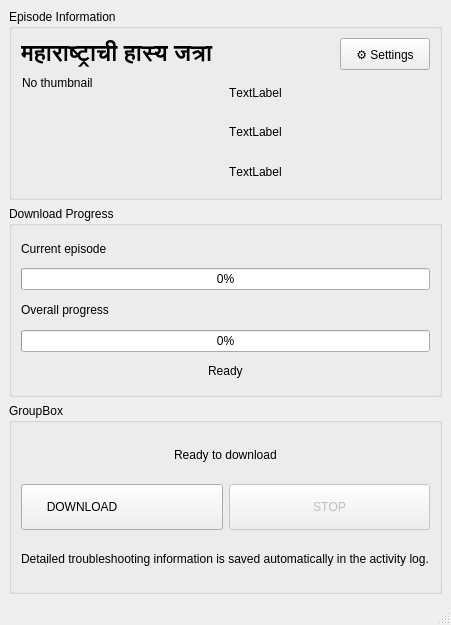
<?xml version="1.0" encoding="UTF-8"?>
<ui version="4.0">
 <class>MainWindow</class>
 <widget class="QMainWindow" name="MainWindow">
  <property name="geometry">
   <rect>
    <x>0</x>
    <y>0</y>
    <width>451</width>
    <height>625</height>
   </rect>
  </property>
  <property name="sizePolicy">
   <sizepolicy hsizetype="Fixed" vsizetype="Fixed">
    <horstretch>0</horstretch>
    <verstretch>0</verstretch>
   </sizepolicy>
  </property>
  <property name="minimumSize">
   <size>
    <width>450</width>
    <height>625</height>
   </size>
  </property>
  <property name="maximumSize">
   <size>
    <width>451</width>
    <height>625</height>
   </size>
  </property>
  <property name="font">
   <font>
    <kerning>false</kerning>
   </font>
  </property>
  <property name="windowTitle">
   <string>महाराष्ट्राची हास्य जत्रा</string>
  </property>
  <widget class="QWidget" name="centralwidget">
   <property name="sizePolicy">
    <sizepolicy hsizetype="Preferred" vsizetype="Fixed">
     <horstretch>0</horstretch>
     <verstretch>0</verstretch>
    </sizepolicy>
   </property>
   <property name="minimumSize">
    <size>
     <width>0</width>
     <height>0</height>
    </size>
   </property>
   <layout class="QVBoxLayout" name="verticalLayout">
    <item>
     <widget class="QGroupBox" name="groupBox_3">
      <property name="title">
       <string>Episode Information</string>
      </property>
      <layout class="QVBoxLayout" name="verticalLayout_3">
       <item>
        <layout class="QHBoxLayout" name="horizontalLayout_4">
         <item>
          <widget class="QLabel" name="titleLabel">
           <property name="font">
            <font>
             <family>Calibri</family>
             <pointsize>17</pointsize>
             <bold>true</bold>
             <kerning>false</kerning>
            </font>
           </property>
           <property name="text">
            <string>महाराष्ट्राची हास्य जत्रा</string>
           </property>
          </widget>
         </item>
         <item>
          <spacer name="horizontalSpacer">
           <property name="orientation">
            <enum>Qt::Horizontal</enum>
           </property>
           <property name="sizeHint" stdset="0">
            <size>
             <width>40</width>
             <height>20</height>
            </size>
           </property>
          </spacer>
         </item>
         <item>
          <widget class="QPushButton" name="settingsButton">
           <property name="sizePolicy">
            <sizepolicy hsizetype="Fixed" vsizetype="Fixed">
             <horstretch>0</horstretch>
             <verstretch>0</verstretch>
            </sizepolicy>
           </property>
           <property name="minimumSize">
            <size>
             <width>90</width>
             <height>32</height>
            </size>
           </property>
           <property name="text">
            <string>⚙ Settings</string>
           </property>
          </widget>
         </item>
        </layout>
       </item>
       <item>
        <layout class="QHBoxLayout" name="horizontalLayout_3"/>
       </item>
       <item>
        <layout class="QHBoxLayout" name="horizontalLayout_2">
         <property name="sizeConstraint">
          <enum>QLayout::SetDefaultConstraint</enum>
         </property>
         <item alignment="Qt::AlignHCenter|Qt::AlignVCenter">
          <widget class="QLabel" name="thumbnailLabel">
           <property name="enabled">
            <bool>true</bool>
           </property>
           <property name="sizePolicy">
            <sizepolicy hsizetype="Preferred" vsizetype="Preferred">
             <horstretch>0</horstretch>
             <verstretch>0</verstretch>
            </sizepolicy>
           </property>
           <property name="minimumSize">
            <size>
             <width>200</width>
             <height>112</height>
            </size>
           </property>
           <property name="maximumSize">
            <size>
             <width>200</width>
             <height>112</height>
            </size>
           </property>
           <property name="font">
            <font>
             <bold>false</bold>
             <kerning>false</kerning>
            </font>
           </property>
           <property name="layoutDirection">
            <enum>Qt::LeftToRight</enum>
           </property>
           <property name="autoFillBackground">
            <bool>false</bool>
           </property>
           <property name="frameShape">
            <enum>QFrame::NoFrame</enum>
           </property>
           <property name="frameShadow">
            <enum>QFrame::Plain</enum>
           </property>
           <property name="text">
            <string>No thumbnail</string>
           </property>
           <property name="scaledContents">
            <bool>false</bool>
           </property>
           <property name="alignment">
            <set>Qt::AlignLeading|Qt::AlignLeft|Qt::AlignTop</set>
           </property>
           <property name="wordWrap">
            <bool>false</bool>
           </property>
           <property name="margin">
            <number>3</number>
           </property>
           <property name="openExternalLinks">
            <bool>false</bool>
           </property>
           <property name="buddy">
            <cstring>thumbnailLabel</cstring>
           </property>
          </widget>
         </item>
         <item>
          <layout class="QVBoxLayout" name="verticalLayout_4">
           <item>
            <widget class="QLabel" name="episodeTitleLabel">
             <property name="text">
              <string>TextLabel</string>
             </property>
            </widget>
           </item>
           <item>
            <widget class="QLabel" name="filenameLabel">
             <property name="text">
              <string>TextLabel</string>
             </property>
             <property name="buddy">
              <cstring>filenameLabel</cstring>
             </property>
            </widget>
           </item>
           <item>
            <widget class="QLabel" name="otherinfo">
             <property name="text">
              <string>TextLabel</string>
             </property>
            </widget>
           </item>
          </layout>
         </item>
        </layout>
       </item>
      </layout>
     </widget>
    </item>
    <item>
     <widget class="QGroupBox" name="groupBox_2">
      <property name="title">
       <string>Download Progress</string>
      </property>
      <layout class="QVBoxLayout" name="verticalLayout_6">
       <item>
        <layout class="QVBoxLayout" name="verticalLayout_5">
         <item>
          <widget class="QLabel" name="currentProgressLabel">
           <property name="text">
            <string>Current episode</string>
           </property>
          </widget>
         </item>
         <item>
          <widget class="QProgressBar" name="currentProgressBar">
           <property name="value">
            <number>0</number>
           </property>
           <property name="invertedAppearance">
            <bool>false</bool>
           </property>
          </widget>
         </item>
         <item>
          <widget class="QLabel" name="overallProgressLabel">
           <property name="text">
            <string>Overall progress</string>
           </property>
          </widget>
         </item>
         <item>
          <widget class="QProgressBar" name="overallProgressBar">
           <property name="value">
            <number>0</number>
           </property>
          </widget>
         </item>
         <item alignment="Qt::AlignHCenter|Qt::AlignVCenter">
          <widget class="QLabel" name="otherInfoLabel">
           <property name="sizePolicy">
            <sizepolicy hsizetype="Minimum" vsizetype="Minimum">
             <horstretch>0</horstretch>
             <verstretch>0</verstretch>
            </sizepolicy>
           </property>
           <property name="maximumSize">
            <size>
             <width>16777214</width>
             <height>16777215</height>
            </size>
           </property>
           <property name="font">
            <font>
             <kerning>false</kerning>
            </font>
           </property>
           <property name="focusPolicy">
            <enum>Qt::NoFocus</enum>
           </property>
           <property name="contextMenuPolicy">
            <enum>Qt::NoContextMenu</enum>
           </property>
           <property name="text">
            <string>Ready</string>
           </property>
           <property name="alignment">
            <set>Qt::AlignLeading|Qt::AlignLeft|Qt::AlignTop</set>
           </property>
          </widget>
         </item>
        </layout>
       </item>
      </layout>
     </widget>
    </item>
    <item>
     <widget class="QGroupBox" name="groupBox">
      <property name="title">
       <string>GroupBox</string>
      </property>
      <layout class="QVBoxLayout" name="verticalLayout_8">
       <item>
        <layout class="QVBoxLayout" name="verticalLayout_7">
         <item alignment="Qt::AlignHCenter|Qt::AlignVCenter">
          <widget class="QLabel" name="statusLabel">
           <property name="minimumSize">
            <size>
             <width>0</width>
             <height>30</height>
            </size>
           </property>
           <property name="text">
            <string>Ready to download</string>
           </property>
          </widget>
         </item>
         <item>
          <layout class="QHBoxLayout" name="horizontalLayout">
           <item>
            <widget class="QPushButton" name="downloadButton">
             <property name="sizePolicy">
              <sizepolicy hsizetype="Preferred" vsizetype="Preferred">
               <horstretch>0</horstretch>
               <verstretch>0</verstretch>
              </sizepolicy>
             </property>
             <property name="minimumSize">
              <size>
               <width>30</width>
               <height>38</height>
              </size>
             </property>
             <property name="text">
              <string>DOWNLOAD                        </string>
             </property>
            </widget>
           </item>
           <item>
            <widget class="QPushButton" name="stopButton">
             <property name="enabled">
              <bool>false</bool>
             </property>
             <property name="sizePolicy">
              <sizepolicy hsizetype="Preferred" vsizetype="Preferred">
               <horstretch>0</horstretch>
               <verstretch>0</verstretch>
              </sizepolicy>
             </property>
             <property name="minimumSize">
              <size>
               <width>30</width>
               <height>38</height>
              </size>
             </property>
             <property name="text">
              <string>STOP</string>
             </property>
            </widget>
           </item>
          </layout>
         </item>
         <item alignment="Qt::AlignHCenter|Qt::AlignVCenter">
          <widget class="QLabel" name="footerLabel">
           <property name="text">
            <string>Detailed troubleshooting information is saved automatically in the activity log.</string>
           </property>
          </widget>
         </item>
        </layout>
       </item>
      </layout>
     </widget>
    </item>
   </layout>
  </widget>
  <widget class="QStatusBar" name="statusbar"/>
 </widget>
 <resources/>
 <connections/>
</ui>
